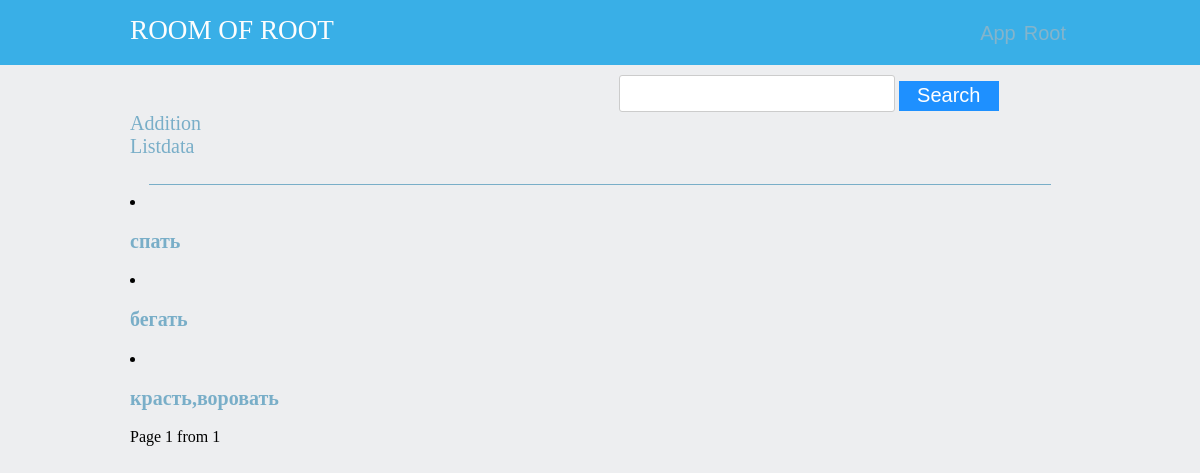
Before: /listdata/ (signed in) with the older database file.
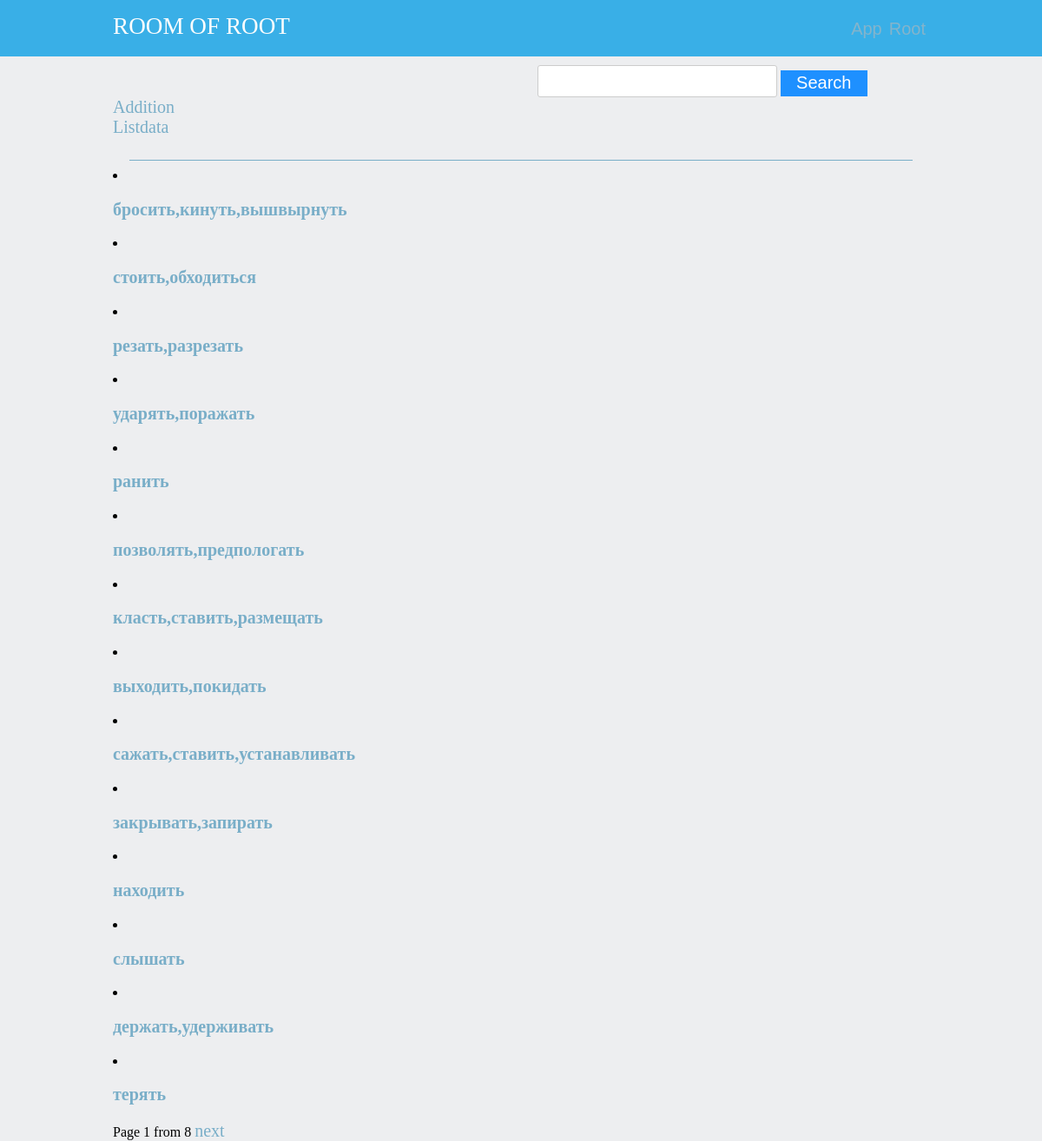
After: the same page with the newer database file.
### app/models.py (models this page shows, shortened)
class Word(models.Model):
    russia = models.CharField(max_length=255)
    english = models.CharField(max_length=255)
    buttons = models.CharField(max_length=255, null=True)

### app/views.py (the view)
# urls.py: url(r'^listdata/$', views.listdata, name='listdata'),
def listdata(request):
    if not request.user.is_authenticated():
        return HttpResponseNotFound('<h1>Page not found</h1>')
    data = Word.objects.all()
    paginator = Paginator(data, 14)
    page = request.GET.get('page')
    try:
        data = paginator.page(page)
    except PageNotAnInteger:
        data = paginator.page(1)
    except EmptyPage:
        data = paginator.page(paginator.num_pages)
    return render(request, 'app/listdata.html', {'data': data})

### app/templates/app/listdata.html (shortened to what this page needs)
{% include 'app/head_for_admin.html' %}
{% load staticfiles %}
<!DOCTYPE html>
<html lang="en">
<head>
    <link rel="stylesheet" href="{% static 'app/css/rootroom.css' %}">
</head>
<body>
    <br>
    <div class="container">
    <hr width="900" size="0" color="#79AEC8" />
    {% for obj in data %}
    <li>
    <h3><a href="{% url 'data_edit' pk=obj.pk %}">{{ obj.russia }}</a></h3>
    </li>
    {% endfor %}
    Page {{ data.number }} from {{ data.paginator.num_pages }}
    {% if data.has_next %}
    <a href="?page={{ data.next_page_number }}">next</a>
    {% endif %}
    </div>
</body>
</html>

### app/templates/app/head_for_admin.html (shortened to what this page needs)
{% load staticfiles %}
<!DOCTYPE html>
<html lang="en">
<head>
    <link rel="stylesheet" href="{% static 'app/css/style.css' %}">
    <link rel="stylesheet" href="{% static 'app/css/rootroom.css' %}">
</head>
<body>
    <header>
        <div class="container">
            <h1 class='label'>Room of Root</h1>
            <nav>
                <ul class="menu">
                    <a href="/rootroom">Root</a>
                </ul>
                <ul class="menu">
                    <a href="/">App</a>
                </ul>
            </nav>
        </div>
    </header>
    <div class="container">
        <div class="placeSearch">
            <form  id='formSearch' action="/search/" method="get">
                <input class="search" type="text" name="q" onkeyup="btn.disabled = this.value ? false : 'disabled';" />
                <button id='btn' class="btn_search" type="submit" disabled="disabled">Search</button>
            </form>
        </div>
        <a class="placeADandList" href='/addition'>Addition</a></li><br>
        <a class="placeADandList" href="/listdata">Listdata</a>
    </div>
</body>
</html>

### app/templates/app/head.html (shortened to what this page needs)
{% load staticfiles %}

### app/static/app/css/style.css (style rules this page uses)
.menu { float: right; margin-top: 8px; }
.menu { color: white; font-family: "Helvetice Neue", Arial, Helvetica, sans-serif; font-size: 25px; margin: 2px; margin-top: 15px; padding: 2px; }
a { color: #79AEC8; outline: none; }
a:link { text-decoration: none; }
header { color: #fff; text-decoration: none; background-color: #26A9E7; height: 65px; width: 100%; opacity: .9; margin-top: 0px; margin-bottom: 10px; }
header h1.label { margin: 0; font-family: "SportinGrotesqueGras"; font-weight: normal; font-style: normal; font-size: 1.7em; color: #fff; text-transform: uppercase; float: left; margin-top: 15px; }
.container { width: 940px; margin: 0 auto; }
.search { height: 33px; width: 270px; color: grey; font-size: 25px; outline: none; border: 1px solid #cccccc; border-radius: 3px; background: #ffffff; font-family: Verdana, Geneva, Tahoma, sans-serif; }
.placeSearch { margin-left: 52%; }

### app/static/app/css/rootroom.css (style rules this page uses)
body { margin: 0; padding: 1p; }
input { height: 40px; width: 70%; font-size: 25px; outline: none; border: 1px solid #cccccc; border-radius: 3px; background: white; font-family: Verdana, Geneva, Tahoma, sans-serif; }
body { background-color: #EDEEF0; }
a { color: #79AEC8; font-size: 20px; outline: none; }
a:link { text-decoration: none; }
.btn_search { outline: none; border: 0px; color: white; background-color: dodgerblue; width: 100px; height: 30px; font-size: 20px; }

Changed rows visible on the page:
removed Word: russia "спать"
removed Word: russia "бегать"
removed Word: russia "красть,воровать"
added Word: russia "бросить,кинуть,вышвырнуть"
added Word: russia "стоить,обходиться"
added Word: russia "резать,разрезать"
added Word: russia "ударять,поражать"
added Word: russia "ранить"
added Word: russia "позволять,предпологать"
added Word: russia "класть,ставить,размещать"
added Word: russia "выходить,покидать"
added Word: russia "сажать,ставить,устанавливать"
added Word: russia "закрывать,запирать"
added Word: russia "находить"
added Word: russia "слышать"
added Word: russia "держать,удерживать"
added Word: russia "терять"
Other visible differences:
{{ data.paginator.num_pages }}: "1" → "8"
text now shown: "next"
